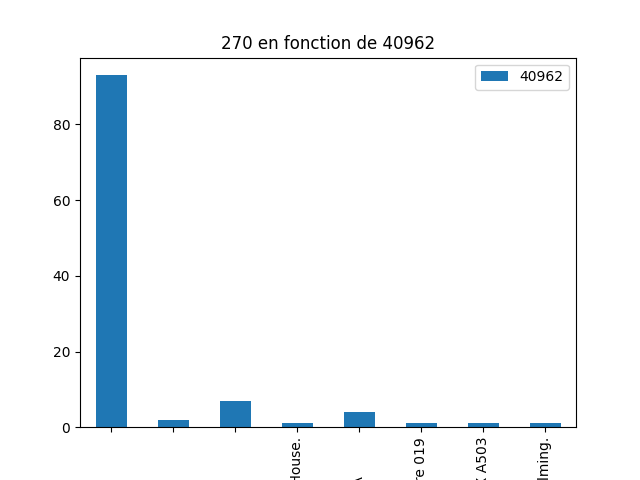
#> input picture Donnees_visualisees/270_fct_de_40962.png, 640 x 480 px
$ python -i visu_donnees.py   (imports and definitions only)
#> lines starting #> are read from the running program, lines starting #| are printed output that depends on the picture
#!/usr/bin/env python3
# -*- coding: utf-8 -*-
"""
Created on Wed Mar 17 13:13:36 2021
@authors: Philippe CHARRAT & Clement CORNU
@version: 1.1
Usage : Script permettant d'extraire les images représentant les données visualisées.
Remarque : à exécuter à la suite du pré-traitement.
"""

import json,numpy,math,os,time
from pandas import json_normalize
import pandas as pd
from PIL import Image
import matplotlib.pyplot as plot
from sklearn.cluster import KMeans

def get_name(image):
    nom = image.split("/",1)[1]
    nom = nom.split(".",1)[0]
    nom = nom+".png"
    return nom

# [10 lines left out: function x_en_fonction_de_y, not called in this run]

def composition_image(image):
#> called with image = 'Donnees_visualisees/270_fct_de_40962.png'
    imgfile = Image.open(image)
#> imgfile is the input picture: PIL image 640x480 RGBA; mean R, G, B, A 242.4, 246.1, 248.7, 255
    histogram = imgfile.histogram()
#> histogram = 1024 values, max 307200 at index 1023, min 0 at index 768, mean 1200
    if rgb_ou_niveau_de_gris(image):
        red = histogram[0:255]
#> red = 255 values, max 12938 at index 31, min 1 at index 76, mean 85.53
        green = histogram[256:511]
#> green = 255 values, max 12923 at index 119, min 1 at index 76, mean 85.53
        blue = histogram[512:767]
#> blue = 255 values, max 12922 at index 180, min 1 at index 76, mean 85.53
        x=range(255)
        y = []
        for i in x:
            y.append((red[i],green[i],blue[i]))
#> after the loop, y = 255 items, first 6: (2057, 2057, 2057), (44, 44, 44), (25, 25, 25), (28, 28, 28), (21, 21, 21), (18, 18, 18)
        plot.plot(x,y)
        juste_le_nom = get_name(image)
        plot.savefig("Donnees_visualisees/Composition_"+juste_le_nom)
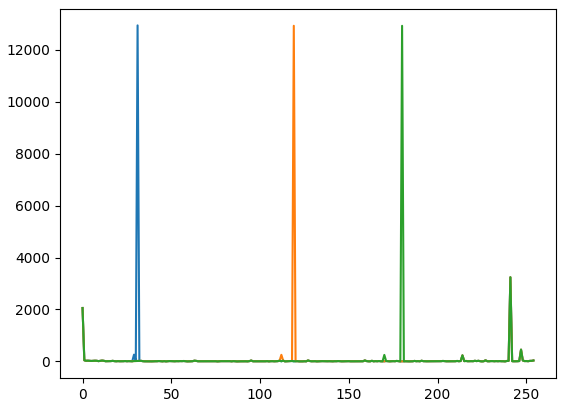
#> figure drawn by matplotlib, 1 panel; curve peaks at x = 31, y = 12938; curve peaks at x = 119, y = 12923; curve peaks at x = 180, y = 12922
        plot.clf()
    imgfile.close()

# [18 lines left out: function clusters_image, not called in this run]

def rgb_ou_niveau_de_gris(image):
    img = Image.open(image).convert('RGB')
    w,h = img.size
    for i in range(w):
        for j in range(h):
            r,g,b = img.getpixel((i,j))
            if r != g != b: return True
    return False

def donnees_profil_utilisateur(data):
    print("Fonction pas encore mise en place")

# [16 lines left out: function images_visu_donnees, not called in this run]


>>> result = composition_image('Donnees_visualisees/270_fct_de_40962.png')

$ run again, on Donnees_visualisees/305_fct_de_couleur.png
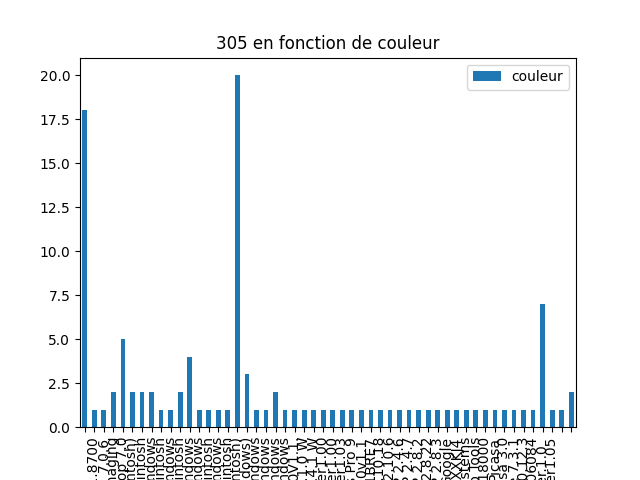
#> input picture Donnees_visualisees/305_fct_de_couleur.png, 640 x 480 px
#> in composition_image, imgfile is the input picture: PIL image 640x480 RGBA; mean R, G, B, A 240.3, 243.1, 244.9, 255
#> histogram = 1024 values, max 307200 at index 1023, min 0 at index 768, mean 1200
#> red = 255 values, max 9325 at index 31, min 8 at index 146, mean 112
#> green = 255 values, max 9279 at index 119, min 8 at index 146, mean 112
#> blue = 255 values, max 9275 at index 180, min 8 at index 146, mean 112
#> after the loop in composition_image, `for i in x:`: y = 255 items, first 6: (2396, 2396, 2396), (443, 443, 443), (442, 442, 442), (89, 89, 89), (121, 121, 121), (64, 64, 64)
#> in composition_image, `plot.savefig("Donnees_visualisees/Composition_"+juste_le_nom)`:
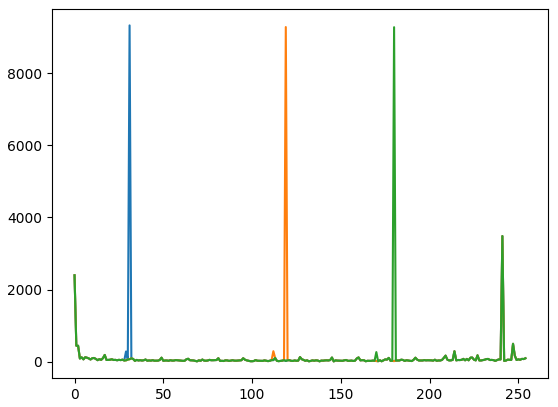
#> figure drawn by matplotlib, 1 panel; curve peaks at x = 31, y = 9325; curve peaks at x = 119, y = 9279; curve peaks at x = 180, y = 9275
